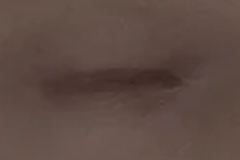
#> input picture atlas_eyeL.png, 240 x 160 px
$ python -i sync_mo2_assets.py   (imports and definitions only)
#> lines starting #> are read from the running program, lines starting #| are printed output that depends on the picture
#> further down, picture is the input picture: PIL image 240x160 RGB; mean R, G, B 94.3, 74.8, 67.7
#!/usr/bin/env python
"""
MO2 → web asset bridge for the character-creation HUD.

Reads the Skyrim Special Edition mod archive (default
``D:\\Games\\Skyrim\\MO2_Archive\\mods``) and produces everything the web app
needs from the *real* assets:

  public/assets/mo2/skin/<id>.webp     head diffuses, converted from .dds
  public/assets/mo2/eyes/<id>.webp     iris atlases, converted from .dds
  public/assets/mo2/hair/<id>.webp     hair diffuses, converted from .dds
  public/assets/mo2/manifest.json      one option per category, plus palette,
                                       blemishes, RaceMenu morphs, bone names

Every candidate that exists on disk becomes a selectable option in the HUD's
asset panel; the first of each category is also flattened into the single-value
fields (`textures.skin`, `mods.skin`, …) as the default. Nothing is copied
wholesale — the archive is ~81 GB, so only the textures the viewport can wear
are transcoded, and a `webp` newer than its source is left alone on re-runs.

Usage:
    python scripts/sync_mo2_assets.py
    python scripts/sync_mo2_assets.py --mods "D:/Games/Skyrim/MO2_Archive/mods" --out public/assets/mo2
"""

from __future__ import annotations

import argparse
import datetime as dt
import json
import os
import re
import struct
import sys
from pathlib import Path
from typing import Any

# Windows consoles default to cp1252 and explode on the arrows/box glyphs below.
# [5 lines not run here, left out]

try:
    from PIL import Image, ImageFilter
except ImportError:  # pragma: no cover
    sys.exit("Pillow is required:  pip install pillow")

try:
    import numpy as np
except ImportError:  # pragma: no cover
    sys.exit("numpy is required:  pip install numpy")


# ── candidate sources ───────────────────────────────────────────────────────
#
# Each list is ordered: the first entry that exists is the default, and every
# entry that exists becomes an option the asset panel can switch to.
#
# The skins are all providers of the *same* canonical diffuse,
# `textures\!UBE\Head\femaleHead_d.dds` — only the mod that wins that path
# differs. They have to stay in this family: ATLAS_FIT in
# lib/head/faceTexture.ts is a least-squares fit to that UV layout, so a Fair
# Skin / CBBE head map would project its eyes and mouth onto the wrong part of
# the mesh.
SKIN_CANDIDATES = [
    (r"Diamond Skin UBE - No Armpit Creases", r"textures\!UBE\head\femalehead_d.dds"),
    (r"Zhizhen's Female Skin 8K UBE", r"textures\!UBE\Head\femaleHead_d.dds"),
    (r"Sayble Skin for UBE 2.0", r"textures\!UBE\Head\femaleHead_d.dds"),
    (r"Imperfect Skin - UBE", r"textures\!UBE\Head\femaleHead_d.dds"),
    (r"Freckled Delight Skin (UBE)", r"textures\!UBE\Head\femaleHead_d.dds"),
]
# One or two representatives per family. These atlases do *not* share a UV
# layout — COR's eyeball island starts ~6 % lower than Zhizhen's — which is why
# measure_eye_atlas() runs per texture instead of reusing one constant.
#
# UBE's eye atlas leads; other families remain selectable.
EYE_CANDIDATES = [
    # UBE is the default wherever it ships, so its own eye atlas leads.
    (r"UBE 2.0 U0.7", r"textures\!COR\Eyes_ILV\eye01.dds", "UBE Eye 01"),
    (r"Koralina's Mystic Eyes", r"Textures\Koralina\Eyes\01_Green.dds", "Mystic Green"),
    (r"Koralina's Mystic Eyes", r"Textures\Koralina\Eyes\02_Blue.dds", "Mystic Blue"),
    (r"Zhizhen Eyes", r"textures\actors\character\ddseyes\ZhizhenEyes1.dds", "Zhizhen 1"),
    (r"Zhizhen Eyes", r"textures\actors\character\ddseyes\ZhizhenEyes20.dds", "Zhizhen 20"),
    (r"Even More Eyes by Koralina", r"textures\Koralina\Eyes\albino\Blind Albino.dds", "Blind Albino"),
    (r"COR MAIN - CBBE SE", r"Textures\!COR\Eyes\EyesBlue.dds", "COR Blue"),
]
# HG Hairdos names its textures by style, so these are picked by hand. The
# hair cards sample five fixed UV windows (see HAIR_WINDOWS below); an atlas
# that is blank there renders as a white sheet, which is what `usable` records.
HAIR_CANDIDATES = [
    (r"HG Hairdos 2", r"textures\4uplod-T\90sBebe.dds", "90sBebe"),
    (r"HG Hairdos 2", r"textures\4uplod-T\Kiki.dds", "Kiki"),
    (r"HG Hairdos 2", r"textures\4uplod-T\Ash.dds", "Ash"),
    (r"HG Hairdos 2", r"textures\4uplod-T\Regina.dds", "Regina"),
    (r"HG Hairdos 2", r"textures\4uplod-T\Seraph.dds", "Seraph"),
    (r"HG Hairdos 2", r"textures\4uplod-T\Emmy.dds", "Emmy"),
    (r"HG Hairdos 2", r"textures\4uplod-T\2\x\Cicada.dds", "Cicada"),
]
HEAD_MESH_CANDIDATES = [
    # UBE is the default head: it is the base every UBE preset was sculpted on,
    # and the user asked for UBE mesh + texture defaults. COR stays second.
    (r"UBE 2.0 U0.7", r"meshes\!UBE\Head\FemaleHead_tangent.nif", "UBE FemaleHead tangent"),
    (r"COR MAIN - CBBE SE", r"Meshes\!COR\Head\FemaleHead.nif", "COR FemaleHead"),
    # RaceMenu's own face exports. CharGen drops one <name>.nif beside each
    # <name>.jslot: a skinned BSFadeNode carrying NPC Head [Head], the
    # BSFaceGenNiNodeSkinned and a BSDynamicTriShape, i.e. the sculpted head
    # itself rather than a shared base mesh. Same block family as the two
    # above, so they are reported the same way — the value here is that the
    # picker can name the head that a chosen preset was exported with, which
    # the two shared base meshes cannot tell you.
    (r"All My UBE Preset", r"SKSE\Plugins\CharGen\Frau.nif", "Frau head"),
    (r"All My UBE Preset", r"SKSE\Plugins\CharGen\Iced Coffee.nif", "Iced Coffee head"),
    (r"All My UBE Preset", r"SKSE\Plugins\CharGen\Jianmo.nif", "Jianmo head"),
    (r"All My UBE Preset", r"SKSE\Plugins\CharGen\Nini.nif", "Nini head"),
]
# Which option a freshly opened app wears, per category. The candidate lists
# above decide the order the picker *shows*; this decides the default. It is
# applied after the options are built, because ids carry the candidate index
# (`imperfect-skin-ube-3`): promoting a skin by moving it up a list would
# rename every prebake under `public/assets/mo2/` and orphan the old files.
#
# Head and body both default to Imperfect Skin - UBE.
PREFERRED_DEFAULT = {
    "skin": r"Imperfect Skin - UBE",
    "body": r"Imperfect Skin - UBE",
}

# Imperfect Skin ships only the diffuse. `!UBE\Head\femalehead_n.dds` is
# authored for the exact UV layout every SKIN_CANDIDATES entry provides, so the
# promoted default borrows that relief rather than dropping to the Sobel
# fallback in lib/head/faceTexture.ts — the albedo is what the user picked, the
# normal is shared geometry detail.
SKIN_NORMAL_FALLBACK = "/assets/mo2/skin/ube-2-0-u0-7-0-n.png"

SKELETON_CANDIDATES = [
    (r"XP32 Maximum Skeleton Special Extended",
     r"meshes\actors\character\character assets female\skeleton_female.nif", "XP32 female"),
    (r"XP32 Maximum Skeleton Special Extended",
     r"meshes\actors\character\character assets\skeleton.nif", "XP32"),
]
PRESET_CANDIDATES = [
    (r"All My UBE Preset", r"SKSE\Plugins\CharGen\Presets\Frau.jslot", "Frau"),
    (r"All My UBE Preset", r"SKSE\Plugins\CharGen\Presets\Frau (Old Preset).jslot", "Frau (old)"),
    (r"All My UBE Preset", r"SKSE\Plugins\CharGen\Presets\Frau Indoor.jslot", "Frau Indoor"),
    (r"All My UBE Preset", r"SKSE\Plugins\CharGen\Presets\Ice Coffee LanXin.jslot", "Ice Coffee LanXin"),
    (r"All My UBE Preset", r"SKSE\Plugins\CharGen\Presets\LanXin-UBE.jslot", "LanXin UBE"),
    (r"All My UBE Preset", r"SKSE\Plugins\CharGen\Presets\[3BA] Nini.jslot", "Nini"),
    (r"All My UBE Preset", r"SKSE\Plugins\CharGen\Presets\Ice Coffee White.jslot", "Ice Coffee White"),
    (r"All My UBE Preset", r"SKSE\Plugins\CharGen\Presets\Iced Coffee.jslot", "Iced Coffee"),
    (r"Zhizhen2023 RaceManu preset", r"SKSE\Plugins\CharGen\Presets\zhizhen-2023.jslot", "Zhizhen 2023"),
]

# The five UV windows the hair cards sample, in atlas UV. Mirrored from
# lib/head/hair.ts CARDS (u0/u1/v0/v1). A candidate whose mean luminance in
# these windows is near white would paint as an opaque cream sheet.
HAIR_WINDOWS = [
    (0.530, 0.617, 0.60, 0.87),
    (0.632, 0.733, 0.60, 0.87),
    (0.741, 0.833, 0.60, 0.87),
    (0.392, 0.420, 0.08, 0.52),
    (0.455, 0.477, 0.60, 0.87),
]


# [9 lines left out: function candidates, not called in this run]


def slugify(text: str) -> str:
    s = re.sub(r"[^a-z0-9]+", "-", text.lower()).strip("-")
    return s or "asset"


# [17 lines left out: function promote, not called in this run]


# This script's own mtime, so a change to how an asset is transcoded
# invalidates the cached outputs it produced.
SELF_MTIME = Path(__file__).stat().st_mtime


# [73 lines left out: functions is_fresh, open_dds, to_srgb_rgb, normal_map_beside, to_tangent_normal, not called in this run]


# How far the `_n.dds` gloss mask is allowed to pull roughness below the
# material's scalar level. Skyrim gloss 0 is a mirror and 1 is matte, so a
# multiplier of 0.8 lets the glossiest texel (eyes, lips, nose tip) reach 80 %
# of the GLOSS slider's roughness while the matte scalp stays at 100 %.
#
# The raw alpha range is narrow (~10–25 of 255), so it is stretched to [0,1]
# for *structure*; this constant sets how much of that structure becomes
# roughness. At 0.45 the T-zone dropped to roughness 0.23, and the environment
# map reflected as hard streak highlights across the forehead and nose —
# polished vinyl, not skin. Only ever downward: a multiplier above 1 would
# fight the slider instead of refining it.
MIN_GLOSS_MUL = 0.8


# [68 lines left out: functions gloss_mask_from_normal, specular_to_roughness, not called in this run]


def hair_rgba(im: Image.Image) -> tuple[Image.Image, bool]:
    """Straight RGBA plus whether the source really carries transparency.

    Hair atlases are DXT3, which always has a 4-bit alpha channel, and that
    alpha — not the luminance — is what shapes the cards in game. Compositing
    it away (which `to_srgb_rgb` does, correctly, for skin) turned every
    option into a full-bleed sheet: `Emmy` rendered as a cream slab because
    its alpha never reached the browser. Keep it, and report whether it is
    anything more than opaque so the client knows which path to take.
    """
    rgba = im.convert("RGBA")
    a = np.asarray(rgba.getchannel("A"))
#> a: shape (160, 240); every value is 255
    return rgba, bool(a.min() < 250)


# [150 lines left out: functions analyze_skin, analyze_eye, measure_eye_atlas, not called in this run]


# The three authoring groups the hair cards fall into, and the rect each was
# measured inside on 90sBebe. A card is re-mapped by scaling its *offset inside
# its group* into whatever block that group picked on this atlas.
HAIR_GROUPS = {
    "curtain": {
        "env": (0.530, 0.833, 0.60, 0.87),
        "cards": [
            (0.530, 0.617, 0.60, 0.87),
            (0.632, 0.733, 0.60, 0.87),
            (0.741, 0.833, 0.60, 0.87),
        ],
    },
    "fringe": {
        "env": (0.264, 0.288, 0.08, 0.52),
        "cards": [
            (0.264, 0.281, 0.09, 0.50),
            (0.267, 0.284, 0.08, 0.52),
            (0.270, 0.287, 0.10, 0.48),
            (0.273, 0.288, 0.08, 0.51),
            (0.264, 0.280, 0.12, 0.46),
            (0.266, 0.282, 0.12, 0.46),
            (0.271, 0.288, 0.08, 0.51),
            (0.268, 0.285, 0.10, 0.48),
            (0.265, 0.282, 0.08, 0.52),
        ],
    },
    "wisp": {
        "env": (0.455, 0.477, 0.60, 0.87),
        "cards": [(0.455, 0.477, 0.60, 0.87)],
    },
}


def find_hair_blocks(alpha: "np.ndarray", grid: int = 128, min_frac: float = 0.003):
    """Connected opaque regions on an atlas, in normalised UV.

    Hair atlases are not one layout scaled: Regina carries seven separate
    blocks, Kiki four, Cicada three. Scaling the whole envelope onto one of
    them drags two thirds of the cards onto blank space, so the blocks are
    found first and each card group is fitted to the one it suits best.
    """
    h, w = alpha.shape
    small = np.asarray(
        Image.fromarray((alpha * 255).astype(np.uint8)).resize(
            (grid, grid), Image.BILINEAR
        )
    ).astype(np.float32) / 255.0
    mask = small > 0.25
    seen = np.zeros_like(mask, dtype=bool)
    blocks: list[tuple[float, float, float, float]] = []
    for y in range(grid):
        for x in range(grid):
            if not mask[y, x] or seen[y, x]:
                continue
            stack = [(y, x)]
            seen[y, x] = True
            cells = []
            while stack:
                cy, cx = stack.pop()
                cells.append((cy, cx))
                for dy, dx in ((1, 0), (-1, 0), (0, 1), (0, -1)):
                    ny, nx = cy + dy, cx + dx
                    if 0 <= ny < grid and 0 <= nx < grid and mask[ny, nx] and not seen[ny, nx]:
                        seen[ny, nx] = True
                        stack.append((ny, nx))
            if len(cells) < grid * grid * min_frac:
                continue
            ys = [c[0] for c in cells]
            xs = [c[1] for c in cells]
            blocks.append(
                (
                    min(xs) / grid,
                    (max(xs) + 1) / grid,
                    min(ys) / grid,
                    (max(ys) + 1) / grid,
                )
            )
    return blocks


def remap_hair_card(rect_u, env, block):
    """One card's u-span, placed proportionally inside `block` via `env`."""
    eu0, eu1, _ev0, _ev1 = env
    bu0, bu1, bv0, bv1 = block
    u0, u1 = rect_u
    t0 = (u0 - eu0) / (eu1 - eu0)
    t1 = (u1 - eu0) / (eu1 - eu0)
    return (bu0 + t0 * (bu1 - bu0), bu0 + t1 * (bu1 - bu0), bv0, bv1)


def band_quality(alpha: "np.ndarray", rect) -> float:
    """How much a card would read as strands, 0 when it would not.

    Fine-detail energy, not contrast. `band.std()` was the previous metric and
    it rewards *any* gradient: on Ash the smooth blob at
    ``u 0.469–0.602 / v 0.000–0.406`` scored 0.344 while the actual curly mass
    beside it scored 0.272, so the picker moved the curtains off real fibres
    onto a blank field. Strands are a high-frequency pattern — bright fibres
    separated by dark gaps at the pixel scale — so the score is the mean
    distance from a blurred copy of the band, which is near zero for a smooth
    field however strong its gradient.

    Bands that are almost entirely empty are rejected outright: they sample a
    gutter between blocks, and `alphaTest` turns that into an invisible card.
    There is deliberately no upper bound — a dense curly mass covers 95 %+ of
    its band and is still made of fibres.
    """
    h, w = alpha.shape
    u0, u1, v0, v1 = rect
    x0, x1 = int(u0 * w), max(int(u0 * w) + 1, int(u1 * w))
    y0, y1 = int(v0 * h), max(int(v0 * h) + 1, int(v1 * h))
    band = alpha[y0:y1, x0:x1]
    if band.size < 16:
        return 0.0
    if float((band > 0.18).mean()) < 0.10:
        return 0.0
    im = Image.fromarray((band * 255).astype(np.uint8))
    blur = np.asarray(im.filter(ImageFilter.GaussianBlur(2))).astype(np.float32) / 255.0
    return float(np.abs(band - blur).mean())


# Fibre detail runs 0–0.2 with this metric. Under this a band is a blank field
# or a flat slab rather than hair, so it is not something a card should sample.
HAIR_MIN = 0.03
# A block a group can be moved onto has to be big enough to hold strands: hair
# runs down v, so a short block is a horizontal sliver with no strand length in
# it, and too narrow a block leaves each card only a few pixels of texture.
HAIR_BLOCK_MIN_U = 0.05
HAIR_BLOCK_MIN_V = 0.15


def _group_score(alpha: "np.ndarray", cards, env, block) -> float:
    """One group's score in a layout, taken at the 25th percentile of its cards.

    Not the minimum. The fringe is eleven narrow strips and a single one
    landing in a gap between fibres is normal — requiring all eleven to pass
    rejected atlases that render perfectly well. A quarter of the cards may be
    weak; the rest still read as hair.
    """
    scores = [
        band_quality(alpha, remap_hair_card((r[0], r[1]), env, block) if block else r)
        for r in cards
    ]
    scores.sort()
    return scores[len(scores) // 4]


def hair_group_blocks(alpha: "np.ndarray") -> dict[str, list[float]]:
    """The block each card group should be fitted to, or {} to keep the authored rects.

    Decided per group, not per atlas, and only when the group is *broken*:
    a group whose authored rects already carry fibre detail keeps them, even if
    some other block scores higher. Those rects were measured on a real atlas
    and are tuned against the card geometry; "a bit more contrast somewhere
    else" is not a reason to trade a known-good layout for a guess, and the
    earlier always-take-the-best rule did exactly that — moving Ash's curtains
    off their own curly mass and collapsing Seraph's wisp from 0.140 to 0.018.

    A group moves only when its authored rect samples essentially nothing,
    which is what happens on atlases laid out with their blocks somewhere else
    entirely (Cicada's cards sample 0 % alpha in the authored windows).
    """
    blocks = [
        b
        for b in find_hair_blocks(alpha)
        if b[1] - b[0] >= HAIR_BLOCK_MIN_U and b[3] - b[2] >= HAIR_BLOCK_MIN_V
    ]
    if not blocks:
        return {}

    out: dict[str, list[float]] = {}
    for name, g in HAIR_GROUPS.items():
        if _group_score(alpha, g["cards"], g["env"], None) >= HAIR_MIN:
            continue

        best_block = None
        best_score = -1.0
        for b in blocks:
            score = _group_score(alpha, g["cards"], g["env"], b)
            if score > best_score:
                best_score, best_block = score, b
        if best_block is not None and best_score >= HAIR_MIN:
            out[name] = [round(v, 4) for v in best_block]
    return out


def hair_usable(alpha: "np.ndarray", groups: dict[str, list[float]]) -> bool:
    """True when every card group would show strands in the layout chosen for it."""
    for name, g in HAIR_GROUPS.items():
        block = groups.get(name)
        if _group_score(alpha, g["cards"], g["env"], block) < HAIR_MIN:
            return False
    return True


# [33 lines left out: function best_cap_window, not called in this run]


def hair_usability(im: Image.Image) -> dict[str, Any]:
    """Whether the cards' UV windows carry strand detail on this atlas.

    Measured through the same transform `buildHairTexture` applies, because
    the raw diffuse is misleading. Hair atlases are DXT3 with a real alpha
    channel, so when one exists that channel *is* the card shape and is used
    directly; the luminance ramp `(l − 0.18) / 0.50` is only the fallback for
    an atlas shipped without transparency.

    Either way a window is usable when it has both mass and mid-tones, and the
    three curtain windows matter most because they are what makes the
    silhouette. `90sBebe` reads 152 in every window as RGB yet covers 2 % /
    25 % / 13 % of the curtain windows; `Cicada` is 0 % in all three and its
    cards are invisible.

    Returns the fixed-window verdict *and* `groups`: the strand block each card
    group was fitted to on this atlas, absent when the authored rects already
    work. The client scales each card's offset inside its group into that
    group's block, which is what lets atlases laid out differently from the
    measured `90sBebe` still produce strands.
    """
    rgba, has_alpha = hair_rgba(im)
#> has_alpha = False
    if has_alpha:
        alpha = np.asarray(rgba.getchannel("A")).astype(np.float32) / 255.0
    else:
        a = np.asarray(rgba.convert("RGB")).astype(np.float32)
#> a: shape (160, 240, 3) float32
        lum = a.mean(axis=2) / 255.0
        alpha = np.clip((lum - 0.18) / 0.50, 0, 1)
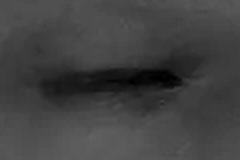
#> alpha: shape (160, 240) float32; min 0, max 0.393, mean 0.259
    h, w = alpha.shape

    cover: list[float] = []
    strata: list[float] = []
    for u0, u1, v0, v1 in HAIR_WINDOWS:
        band = alpha[int(v0 * h) : int(v1 * h), int(u0 * w) : int(u1 * w)]
        cover.append(float((band > 0.18).mean()))
        # Strands run along v, so the alpha has to vary across u. The standard
        # deviation of the per-column means is that variation: a window of
        # solid alpha scores ~0 however much it covers, while a comb of
        # strands scores high.
        strata.append(float(band.mean(axis=0).std()))
#> this loop made 5 passes
#> pass 1, in hair_usability, `band = alpha[int(v0 * h) : int(v1 * h), int(u0 * w) : int(u1 * w)]`:
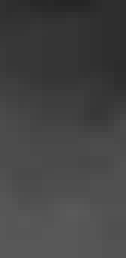
#> band: shape (43, 21) float32 (shown 6 times larger); min 0.147, max 0.356, mean 0.266
#> pass 2, in hair_usability, `band = alpha[int(v0 * h) : int(v1 * h), int(u0 * w) : int(u1 * w)]`:
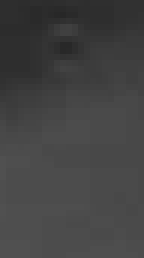
#> band: shape (43, 24) float32 (shown 6 times larger); min 0.155, max 0.317, mean 0.262
#> pass 3, in hair_usability, `band = alpha[int(v0 * h) : int(v1 * h), int(u0 * w) : int(u1 * w)]`:
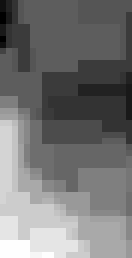
#> band: shape (43, 22) float32 (shown 6 times larger); min 0.22, max 0.299, mean 0.256; drawn with min black and max white
#> after the loop, cover = [0.967, 0.956, 1, 0.817, 0.986]; strata = [0.00719, 0.00541, 0.00602, 0.00113, 0.00121]

    curtains = cover[:3]
#> curtains = [0.967, 0.956, 1]
    curtain_strata = strata[:3]
#> curtain_strata = [0.00719, 0.00541, 0.00602]

    # Verdict comes from what the cards actually sample, in whichever layout
    # wins. The fixed-window numbers above survive only as the picker's
    # readout — they are per-column, so they see straight strands and score
    # every curly atlas 0.
    groups = hair_group_blocks(alpha)
#> in find_hair_blocks, `small = np.asarray( Image.fromarray((alpha * 255).astype(np.uint8)).re..`:
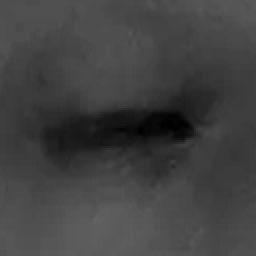
#> small: shape (128, 128) float32 (shown 2 times larger); min 0, max 0.388, mean 0.257
#> (the rest of the program and of its run is left out)
